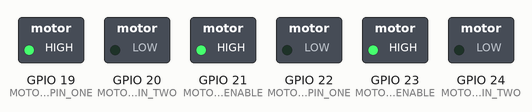
Recording of a program running on a simulated ESP32. Parts: switched loads named in the program (green lamp = pin HIGH).

Above: at 0.1 s.
At 2.1 s:
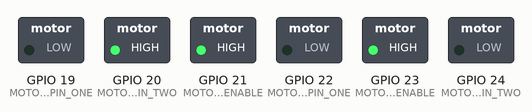
At 4.1 s:
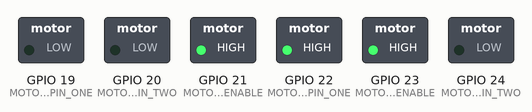
At 6.1 s:
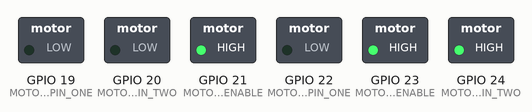
At 8.1 s:
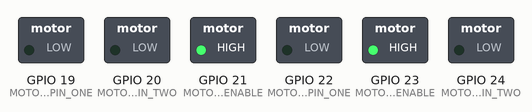
Timing chart, 0 to 9.6 s (numbered marks = the images above):
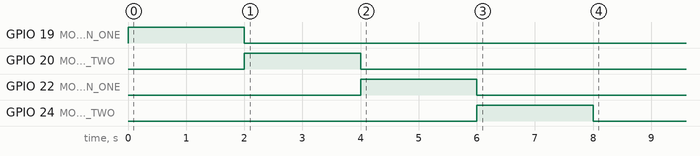

The program:

main.cpp
```cpp
#include <Arduino.h>

#define MOTOR_ONE_PIN_ONE 19
#define MOTOR_ONE_PIN_TWO 20
#define MOTOR_TWO_PIN_ONE 22
#define MOTOR_TWO_PIN_TWO 24
#define MOTOR_ONE_ENABLE 21
#define MOTOR_TWO_ENABLE 23

void test_motors();

void setup() {
    pinMode(MOTOR_ONE_ENABLE,  OUTPUT);
    pinMode(MOTOR_ONE_PIN_ONE, OUTPUT);
    pinMode(MOTOR_ONE_PIN_TWO, OUTPUT);
    pinMode(MOTOR_TWO_ENABLE,  OUTPUT);
    pinMode(MOTOR_TWO_PIN_ONE, OUTPUT);
    pinMode(MOTOR_TWO_PIN_TWO, OUTPUT);

    digitalWrite(MOTOR_ONE_PIN_ONE, LOW);
    digitalWrite(MOTOR_ONE_PIN_TWO, LOW);
    digitalWrite(MOTOR_ONE_ENABLE, HIGH);
    digitalWrite(MOTOR_TWO_PIN_ONE, LOW);
    digitalWrite(MOTOR_TWO_PIN_TWO, LOW);
    digitalWrite(MOTOR_TWO_ENABLE, HIGH);

    test_motors();
}

void test_motors() {
    digitalWrite(MOTOR_ONE_PIN_ONE, HIGH);
    delay(2000);
    digitalWrite(MOTOR_ONE_PIN_ONE, LOW);

    digitalWrite(MOTOR_ONE_PIN_TWO, HIGH);
    delay(2000);
    digitalWrite(MOTOR_ONE_PIN_TWO, LOW);

    digitalWrite(MOTOR_TWO_PIN_ONE, HIGH);
    delay(2000);
    digitalWrite(MOTOR_TWO_PIN_ONE, LOW);

    digitalWrite(MOTOR_TWO_PIN_TWO, HIGH);
    delay(2000);
    digitalWrite(MOTOR_TWO_PIN_TWO, LOW);
}

void loop() {

}
```
